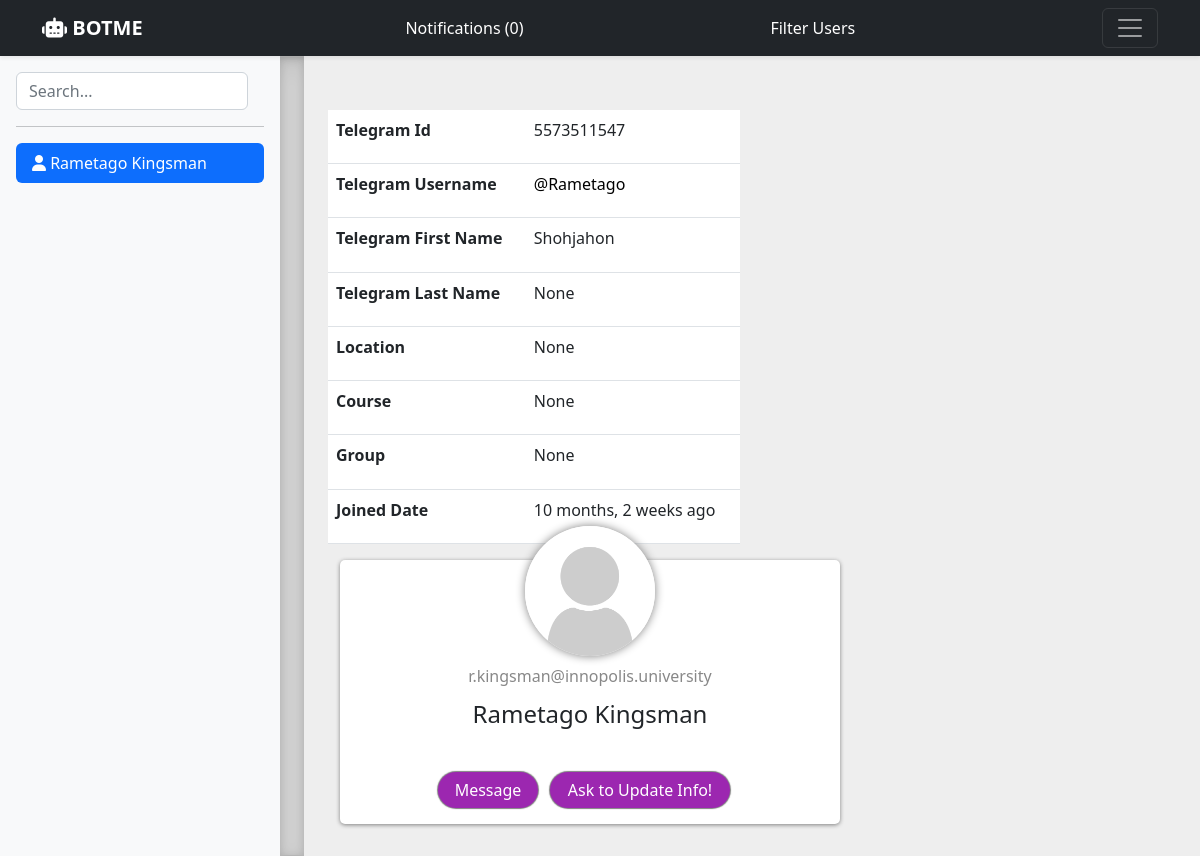
The page /profile/3 (signed in) on the database as committed earlier.
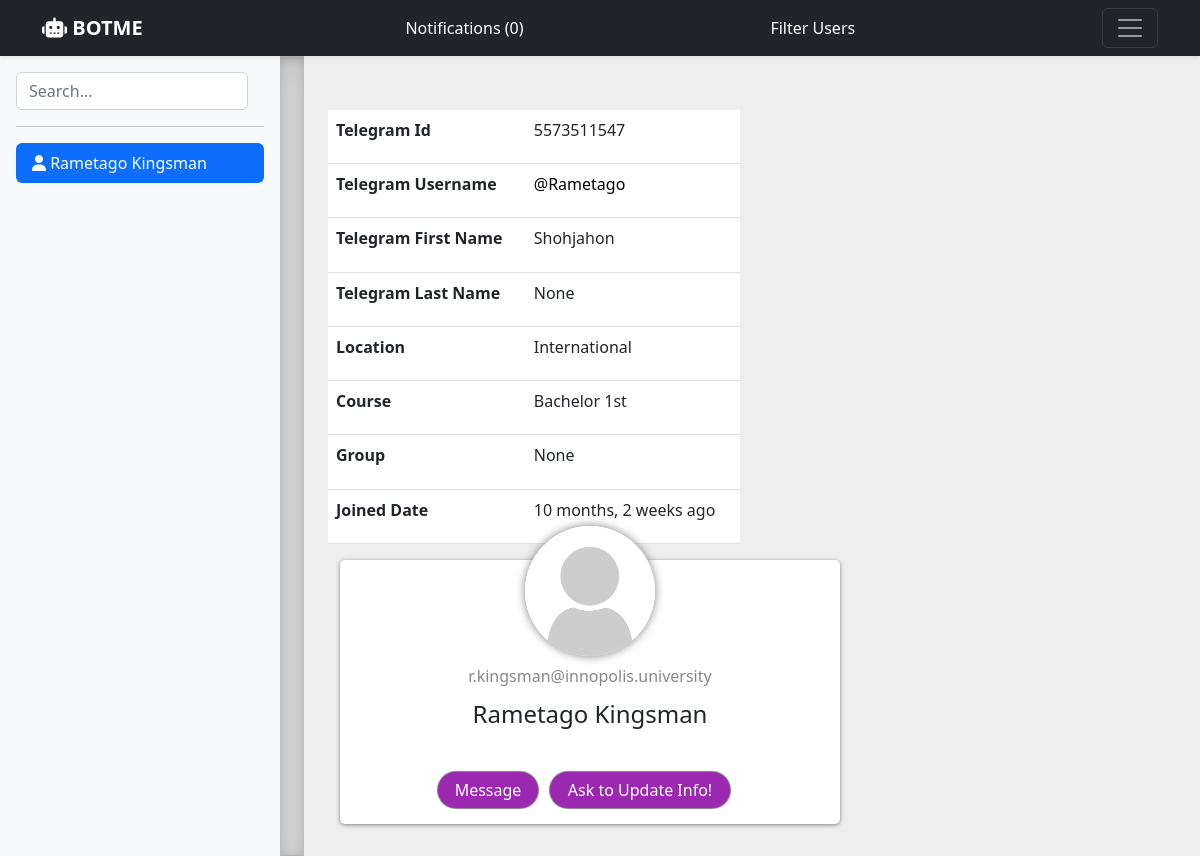
The same page on the database as committed later.
### contact/models.py (models this page shows, shortened)
class User(AbstractBaseUser, PermissionsMixin):
    Bs_1 = 'Bachelor 1st'
    Bs_2 = 'Bachelor 2nd'
    Bs_3 = 'Bachelor 3rd'
    Bs_4 = 'Bachelor 4th'
    Ms_1 = 'Master 1st'
    Ms_2 = 'Master 2nd'
    Phd = 'Phd'
    CHOICES = (
        (Bs_1, 'Bachelor 1st'),
        (Bs_2, 'Bachelor 2nd'),
        (Bs_3, 'Bachelor 3rd'),
        (Bs_4, 'Bachelor 4th'),
        (Ms_1, 'Master 1st'),
        (Ms_2, 'Master 2nd'),
        (Phd, 'Phd')
    )
    INTERNATIONAL = "International"
    CIS = "CIS"
    RUSSIAN = "Russian"
    LOCATIONS = (
        (INTERNATIONAL, 'International'),
        (CIS, "CIS"),
        (RUSSIAN, "Russian")
    )
    username = models.CharField(max_length=50, unique=True)
    telegram_username = models.CharField(max_length=250, null=True, blank=True)
    email = models.EmailField(max_length=250, unique=True, null=True, blank=True)
    inno_email = models.EmailField(max_length=250, unique=True, null=True, blank=True)
    first_name = models.CharField(max_length=30, blank=True, null=True)
    last_name = models.CharField(max_length=30, blank=True, null=True)
    telegram_first_name = models.CharField(max_length=30, blank=True, null=True)
    telegram_last_name = models.CharField(max_length=30, blank=True, null=True)
    is_active = models.BooleanField(default=True)
    is_staff = models.BooleanField(default=False)
    is_superuser = models.BooleanField(default=False)
    date_joined = models.DateTimeField(default=timezone.now)
    receive_notification = models.BooleanField(default=True)
    course = models.CharField(max_length=20, choices=CHOICES, null=True, blank=True)
    group = models.CharField(max_length=20, null=True, blank=True)
    location = models.CharField(max_length=50, choices=LOCATIONS, null=True, blank=True)
    objects = UserManager()
    USERNAME_FIELD = 'username'

### contact/views.py (the view)
# urls.py: path('profile/<int:user_id>', views.profile, name='profile'),
@login_required
def profile(request, user_id):
    cur_user = User.objects.get(id=user_id)
    Notification.objects.filter(created_by=cur_user).filter(is_read=False).filter(notification_type='new_join').update(is_read=True)
    return render(request, 'profile.html', {"cur_user": cur_user})

### contact/context_processors.py (called while the page is built)
def notifications(request):
    all_notifications = Notification.objects.filter(is_read=False)
    message_notifications = all_notifications.filter(notification_type="message")
    new_join_notifications = all_notifications.filter(notification_type="new_join")
    return {'notifications': all_notifications, 'message_notifications': message_notifications, 'new_join_notifications': new_join_notifications}

def users(request):
    users = User.objects.all().exclude(is_superuser=True)
    return {'users': users}

### contact/templates/profile.html (shortened to what this page needs)
{% extends 'base.html' %}
{% load static %}
{% load humanize %}
{% block content %}
<div class="container m-4 ">
  <div class="row info-msg">
    <div class="msg-info" id="info-message"></div>
  </div>
  <div class="profile_container">
    <div class="row user_info_table">
      <table id="example" class="table">
        <tbody>
            <tr>
              <td><strong>Telegram Id</strong></td>
              <td>{{cur_user.username}}</td>
            </tr>
            <tr>
              <td><strong>Telegram Username</strong></td>
              <td><a href="https://t.me/{{cur_user.telegram_username}}" target="_blank" class="alias">@{{cur_user.telegram_username}}</a></td>
            </tr>
            <tr>
              <td><strong>Telegram First Name</strong></td>
              <td>{{cur_user.telegram_first_name}}</td>
            </tr>
            <tr>
              <td><strong>Telegram Last Name</strong></td>
              <td>{{cur_user.telegram_last_name}}</td>
            </tr>
            <tr>
              <td><strong>Location</strong></td>
              <td>{{cur_user.location}}</td>
            </tr>
            <tr>
              <td><strong>Course</strong></td>
              <td>{{cur_user.course}}</td>
            </tr>
            <tr>
              <td><strong>Group</strong></td>
              <td>{{cur_user.group}}</td>
            </tr>
            <tr>
              <td><strong>Joined Date</strong></td>
              <td>{{cur_user.date_joined|naturaltime}}</td>
            </tr>
        </tbody>
      </table>
    </div>
    <div class="main_info">
      <div class="card-avatar">
            <img class="img" src="../../static/img/empty.png" alt="avatar">
      </div>
      <div class="inno_email">{{cur_user.inno_email}}</div>
      <div class="personal_info">{{cur_user.first_name}} {{cur_user.last_name}}</div>
      <div class="row buttons_row">
        <div class="msg_btn">
          <a href="{% url 'conversation' cur_user.id %}" >Message</a>
        </div>
        <div class=" request_info">
          <button class="request_info_btn" onclick="requestButton()">Ask to Update Info!</button>
        </div>
      </div>
    </div>
  </div>
</div>
{% endblock %}

### contact/templates/base.html (shortened to what this page needs)
{% load static %}
<!doctype html>
<html lang="en">
  <head>
    <link rel="stylesheet" type="text/css" href="{% static 'css/bootstrap.min.css' %}">
    <link rel="stylesheet" href="https://cdnjs.cloudflare.com/ajax/libs/font-awesome/6.2.0/css/all.css">
    <link rel="stylesheet" type="text/css" href="{% static 'css/style.css' %}">
  </head>
  <body>
<header>
  <div class="navbar navbar-dark bg-dark shadow-sm">
    <div class="container header_container">
      <a href="/" class="navbar-brand d-flex align-items-center">
        <strong><i class="fa-solid fa-robot"></i> BOTME</strong>
      </a>
      {% if request.user.is_authenticated %}
        <a href="{% url 'home' %}" class="navbar-item">Notifications ({{ notifications.count }})</a>
        <a href="{% url 'filter_users' %}" class="navbar-item">Filter Users</a>
      {% endif %}
      <button class="navbar-toggler" type="button" data-bs-toggle="collapse" data-bs-target="#navbarHeader" aria-controls="navbarHeader" aria-expanded="false" aria-label="Toggle navigation">
        <span class="navbar-toggler-icon"></span>
      </button>
    </div>
  </div>
</header>
<main class="d-flex flex-nowrap">
  <div class="d-flex flex-column flex-shrink-0 p-3 bg-light" style="width: 280px;">
    <form id="search-form" class="col-12 col-lg-auto mb-3 mb-lg-0 me-lg-3" role="search" onsubmit="return false;" autocomplete="off">
      <input type="search" class="form-control" id="search-input"  placeholder="Search..." aria-label="Search">
    </form>
    <hr>
    <ul class="nav nav-pills flex-column mb-auto">
      {% if cur_user %}
        <li>
          <a href="{% url 'profile' cur_user.id %}" class="nav-link active">
            <i class="fa-solid fa-user"></i>
            {{ cur_user.first_name }} {{cur_user.last_name }}
          </a>
        </li>
      {% endif %}
      <div id="results-box" style="overflow-y: auto; height: 650px;">
      </div>
    </ul>
  </div>
  <div class="b-example-divider b-example-vr"></div>
{% block content %}
{% endblock %}
</main>
  </body>
</html>

Rows that differ between the two databases and show on the page:
changed User "Rametago": location "None" → "International"; course "None" → "Bachelor 1st"
